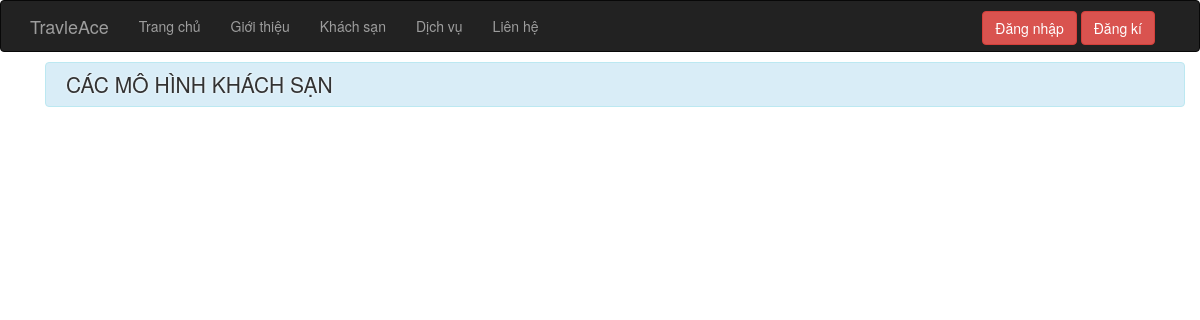
Before: /site/index.php?khach_san with the older database file.
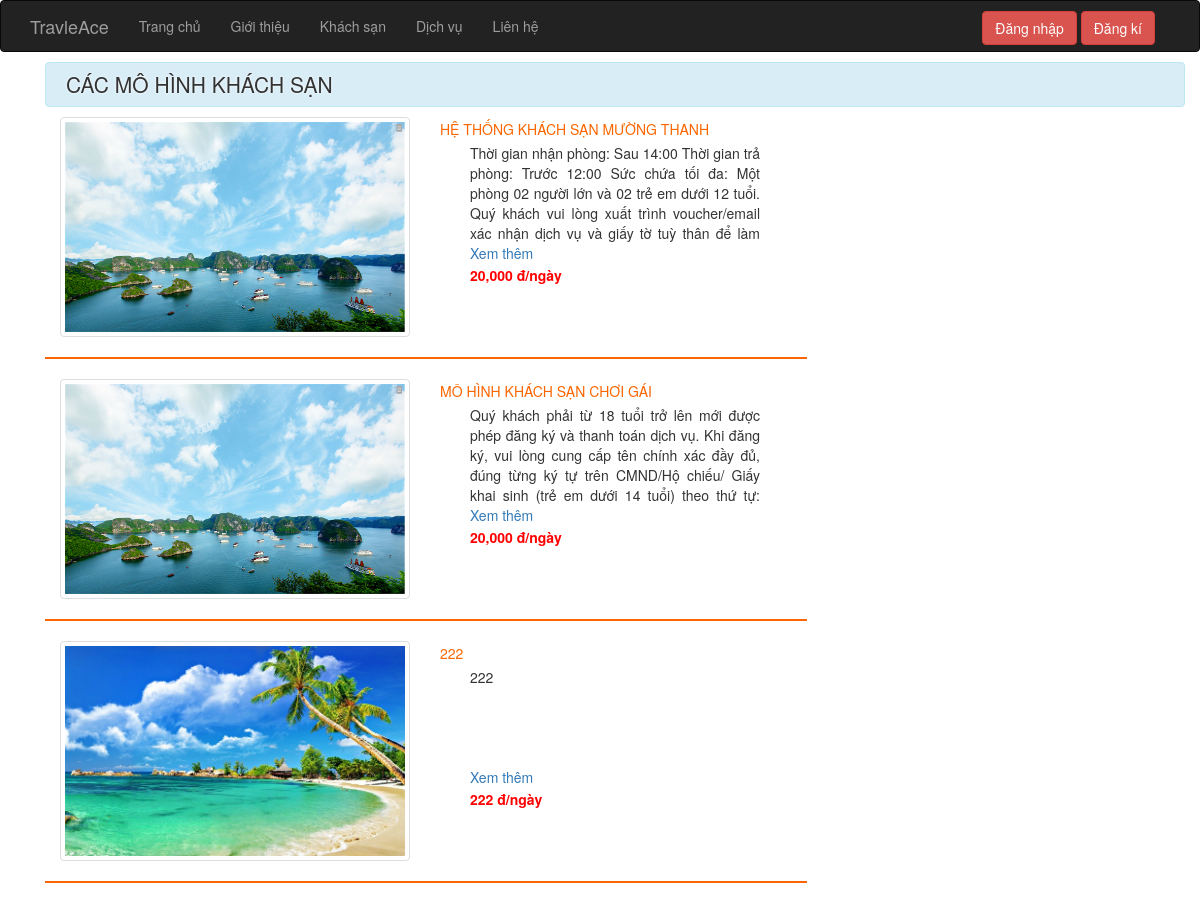
After: the same page with the newer database file.
### tables this page shows
CREATE TABLE `mo_hinh_khach_san` (
  `ma_ks` int(11) NOT NULL,
  `ten_ks` varchar(100) NOT NULL,
  `hinh` varchar(50) NOT NULL,
  `gia` float NOT NULL,
  `chi_tiet` text NOT NULL
);

### site/index.php (called while the page is built, shortened)
<?php
	require_once'../dao/chitiet.php';
	require_once'../dao/khach_san.php';
	if (exist_param('btn-capnhat')) {
		extract($_REQUEST);
		try{
			capnhat($ma_kh,$ten_dn,$ten_kh,$email);
			echo '<script type="text/javascript">alert("Cập nhật thành công"); window.location.href="index.php"</script>';
			unset($_SESSION['user']);
			$_SESSION['user']=$ten_kh;
			}
			catch (Exception $exc) {
				echo '<script type="text/javascript">alert("Có lỗi xảy ra, vui lòng thử lại sau")</script>';
			}
	}elseif (exist_param("doimk")) {
		$VIEW_NAME = "doimk.php";
		}
	elseif (exist_param('dsyt')) {
		$l=kh_yeu_thich($ma_kh);
		$VIEW_NAME="yeu_thich.php";
	}
	elseif (exist_param('theo_KV')) {
		$ma_kvt=$_GET['ma_kvt'];
			$tour= tour_by_KV($ma_kvt);
		}
	elseif (exist_param('khach_san')) {
		$khach_san=khach_san();
	}
	require '../layout.php';
?>

### global.php (called while the page is built, shortened)
<?php
$ROOT_URL = "/duan1";
$SITE_URL = "$ROOT_URL/site";

### pdo.php (called while the page is built, shortened)
<?php
function pdo_get_connection(){
    $dburl = "mysql:host=localhost;dbname=duan;charset=utf8";
    $username = 'root';
    $password = '';
    $conn = new PDO($dburl, $username, $password);
    $conn->setAttribute(PDO::ATTR_ERRMODE, PDO::ERRMODE_EXCEPTION);
    return $conn;
}
function pdo_query($sql){
    $sql_args = array_slice(func_get_args(), 1);
    try{
        $conn = pdo_get_connection();
        $stmt = $conn->prepare($sql);
        $stmt->execute($sql_args);
        $rows = $stmt->fetchAll();
        return $rows;
    }
    catch(PDOException $e){
        throw $e;
    }
    finally{
        unset($conn);
    }
}

### dao/khach_san.php (called while the page is built, shortened)
<?php
function khach_san(){
	$sql="SELECT * from mo_hinh_khach_san";
	return pdo_query($sql);
}
?>

### site/khach_san.php (the view, shortened to what this page needs)
<div class="container">
    <main class="all-tour">
        <h2 class="alert alert-info tieu-de-top">Các mô hình khách sạn</h2>
        <div class="col-md-8 box-tour-dl">
		<?php foreach ($khach_san as $key => $value) :
			extract($value)
		 ?>
                <div class="col-md-6 tour-img">
                    <img style="max-height: 220px" class="img-thumbnail img-responsive tour-img" src="../css/images/<?=$hinh?>" alt="" >
                </div>
                <div class="col-md-6 tour-content">
                    <h4><a href="#"><?=$ten_ks;?></a></h4>
                    <div class="col-md-6 tour-content-left">
                    </div>
                    <div class="col-md-6 tour-content-right">
                    </div>
                    <div class="tour-content-bot col-md-12">
                    	<div class="col-md-12" >
                    		<div class="chitiet" style="height: 100px;overflow:hidden;text-align: justify;"><?=$chi_tiet?></div>
                    		<a class="text-right " data-toggle="modal" href='#modal-<?=$ma_ks?>'>Xem thêm</a>
                        </div>
                        <div class="col-md-12">
                            <h4 class="gia-tour"><?=number_format($gia)?> đ/ngày</h4>
                        </div>
                    </div>
                </div>
                <hr class="hr-end-tour">
        <?php endforeach; ?>
            </div>
    </main>
</div>

### layout.php (shortened to what this page needs)
<!DOCTYPE html>
<html lang="en">
  <head>
  <link rel="stylesheet" href="https://maxcdn.bootstrapcdn.com/bootstrap/3.3.7/css/bootstrap.min.css">
  <link rel="stylesheet" href="https://use.fontawesome.com/releases/v5.5.0/css/all.css">
    <link href="https://maxcdn.bootstrapcdn.com/bootstrap/3.3.6/css/bootstrap.min.css" rel="stylesheet">
  <link rel="stylesheet" href="http://owlcarousel2.github.io/OwlCarousel2/assets/owlcarousel/assets/owl.carousel.min.css">
  <link rel="stylesheet" href="http://owlcarousel2.github.io/OwlCarousel2/assets/css/docs.theme.min.css">
  <link href="<?=$ROOT_URL?>/css/main.css" rel="stylesheet">
  <link href="<?=$ROOT_URL?>/css/chi_tiet_tour.css" rel="stylesheet">
  </head>
  <body>
  	<header>
  	<?php require 'content/top-nav.php' ; ?>
    <div class="container">
          <?php require $VIEW_NAME;?>
    </div>
    </header>
  </body>
</html>

### content/top-nav.php (shortened to what this page needs)
<nav class="navbar navbar-inverse"style="margin-bottom: 0">
  <div class="container">
    <div class="navbar-header">
      <a class="navbar-brand" href="#">TravleAce</a>
    </div>
    <div id="navbar" class="collapse navbar-collapse">
      <ul class="nav navbar-nav">
        <li><a class="nav-a" href="<?=$SITE_URL?>/index.php">Trang chủ</a></li>
        <li><a class="nav-a" href="#">Giới thiệu</a></li>
        <li><a class="nav-a" href="<?=$SITE_URL?>/index.php?khach_san"">Khách sạn</a></li>
        <li><a class="nav-a" href="#">Dịch vụ</a></li>
         <li><a class="nav-a" href="#">Liên hệ</a></li>
      </ul>
    <div class="log">
      <?php if (isset($_SESSION['user'])) :?>
          <div class="dropdown">
        <button class="btn btn-primary dropdown-toggle" type="button" id="dropdownMenuButton" data-toggle="dropdown" aria-haspopup="true" aria-expanded="false">
          <?=$_SESSION['user']?>
        </button>
        <div class="dropdown-menu" aria-labelledby="dropdownMenuButton">
            <li><a class="dropdown-item" href="<?=$SITE_URL?>/index.php?dsyt">Toour yêu thích</a></li>
            <li><a class="dropdown-item" href="#">Lịch xử đặt vé</a></li>
             <li><a class="dropdown-item" href="<?=$SITE_URL?>/index.php?capnhat">Cập nhập TK</a></li>
            <li><a class="dropdown-item" href="<?=$SITE_URL?>/index.php?doimk">Đổi mật khẩu</a></li>
            <li><a class="dropdown-item" href="<?=$SITE_URL?>/index.php?dangxuat">Đăng xuất</a></li>
            <?php if ($_SESSION['vaitro']==1):?>
            <li><a class="dropdown-item" href="<?=$SITE_URL?>/index.php?quanli">Quản lí Website</a></li>
          <?php endif;?>
        </div>
      </div>
      <?php else :?>
      <button type="button" class="btn btn-danger" data-toggle="modal" data-target="#myModal">Đăng nhập</button>
      <button type="button" class="btn btn-danger" data-toggle="modal" data-target="#myModal2">Đăng kí</button>
    <?php endif; ?>
    </div>
    </div>
  </div>
</nav>

### css/main.css (style rules this page uses)
.log { float: right; margin-top: 10px }
.tieu-de-top { margin: 10px 0; padding: 10px; text-transform: uppercase; text-indent: 10px; font-size: 1.5em; color: #333; text-shadow: 0px 0px 3px white; }
.box-tour-dl { padding: 0; margin: 0; margin-bottom: 10px; }
.box-tour-dl .tour-img { overflow: hidden; position: relative; display: flex; justify-content: center; align-items: center; margin-bottom: 10px; }
.box-tour-dl .tour-img img { width: 100%; -webkit-transform: rotate(15deg) scale(1.4); -webkit-transition: .3s ease-in-out; -webkit-transform: rotate(0) scale(1); transform: rotate(0) scale(1); }
.tour-content h4 { margin: 0; margin-top: 5px; padding: 0; font-size: 1em; }
.tour-content h4 a { text-transform: uppercase; color: #fc6600; }
.tour-content-bot { margin-top: 5px; }
hr.hr-end-tour { width: 100%; border: 1px solid #fc6600; }
.panel-khu-vuc-tour > .panel-body , ul { margin: 0; padding: 0; }

### css/chi_tiet_tour.css (style rules this page uses)
.gia-tour { padding: 0; margin: 0; color: red; font-weight: bold; }

Changed rows visible on the page:
added mo_hinh_khach_san: hinh (picture), ten_ks "HỆ THỐNG KHÁCH SẠN MƯỜNG THANH", chi_tiet "Thời gian nhận phòng: Sau 14:00 Thời gian trả phòng: Trước 12:00 Sức chứa tối đa: Một phòng 02 người lớn và 02 trẻ em dưới 12 tuổi. Quý khách vui lòng xuất trình voucher/email xác nhận dịch vụ và giấy tờ tuỳ thân để làm…", gia "20,000"
added mo_hinh_khach_san: hinh (picture), ten_ks "MÔ HÌNH KHÁCH SẠN CHƠI GÁI", chi_tiet "Quý khách phải từ 18 tuổi trở lên mới được phép đăng ký và thanh toán dịch vụ. Khi đăng ký, vui lòng cung cấp tên chính xác đầy đủ, đúng từng ký tự trên CMND/Hộ chiếu/ Giấy khai sinh (trẻ em dưới 14 tuổi) theo thứ tự:…", gia "20,000"
added mo_hinh_khach_san: hinh (picture), ten_ks "222", chi_tiet "222", gia "222"
